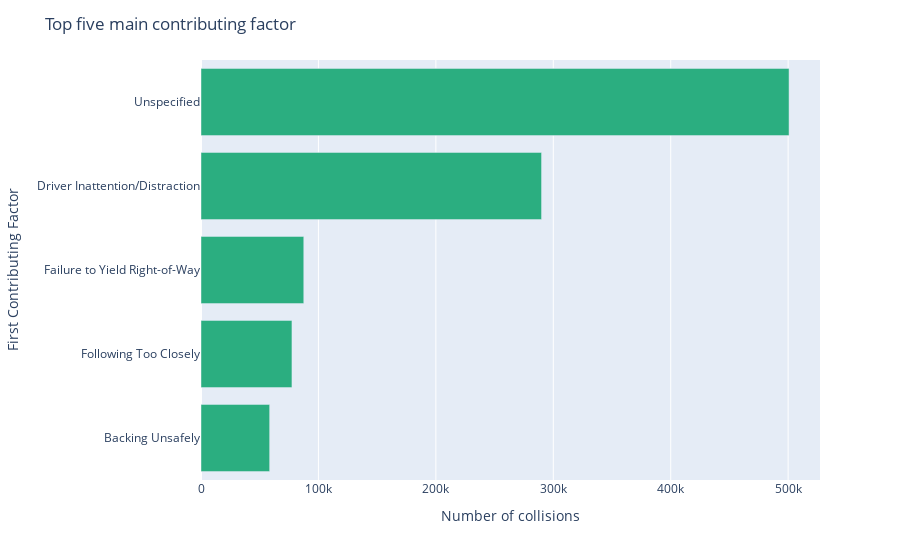

The cell this chart's notebook holds for it:
### Markdown cell above
## Why does it happen?

### Code cell
plot1 = pd.DataFrame(df.groupby(df['CONTRIBUTING FACTOR VEHICLE 1']).size().reset_index().values, columns=['First Contributing Factor','Count'])
plot1 = plot1[(plot1.Count > 47000)] 
fig = px.bar(plot1, y = 'First Contributing Factor', x = 'Count', orientation = "h")
fig.update_layout(yaxis={'categoryorder':'total ascending'},
    title="Top five main contributing factor",
    xaxis_title="Number of collisions",
    hoverlabel_font_color='White')
fig.update_traces(
    hovertemplate="<br>".join([
        "Contributing Factor: %{y}",
        "Total number of collisions: %{x:,}",]
    ),
    selector=dict(type="bar"),
    marker_color='rgb(43,174,128)'
)

fig.show()

fig.write_html("plotly_html/collisions_contributing_factor.html")

### Figure 1 — Plotly figure (JSON) as saved in the notebook; plotly's stock layout.template omitted (floating-point values rounded to 4 significant figures)
{"data": [{"alignmentgroup": "True", "hovertemplate": "Contributing Factor: %{y}<br>Total number of collisions: %{x:,}", "legendgroup": "", "marker": {"color": "rgb(43,174,128)"}, "name": "", "offsetgroup": "", "orientation": "h", "showlegend": false, "textposition": "auto", "type": "bar", "x": [58471, 290015, 87523, 77448, 500771], "xaxis": "x", "y": ["Backing Unsafely", "Driver Inattention/Distraction", "Failure to Yield Right-of-Way", "Following Too Closely", "Unspecified"], "yaxis": "y"}], "layout": {"autosize": true, "barmode": "relative", "hoverlabel": {"font": {"color": "White"}}, "legend": {"tracegroupgap": 0}, "margin": {"t": 60}, "title": {"text": "Top five main contributing factor"}, "xaxis": {"anchor": "y", "autorange": true, "domain": [0, 1], "range": [0, 527100.0], "title": {"text": "Number of collisions"}, "type": "linear"}, "yaxis": {"anchor": "x", "autorange": true, "categoryorder": "total ascending", "domain": [0, 1], "range": [-0.5, 4.5], "title": {"text": "First Contributing Factor"}, "type": "category"}}}
